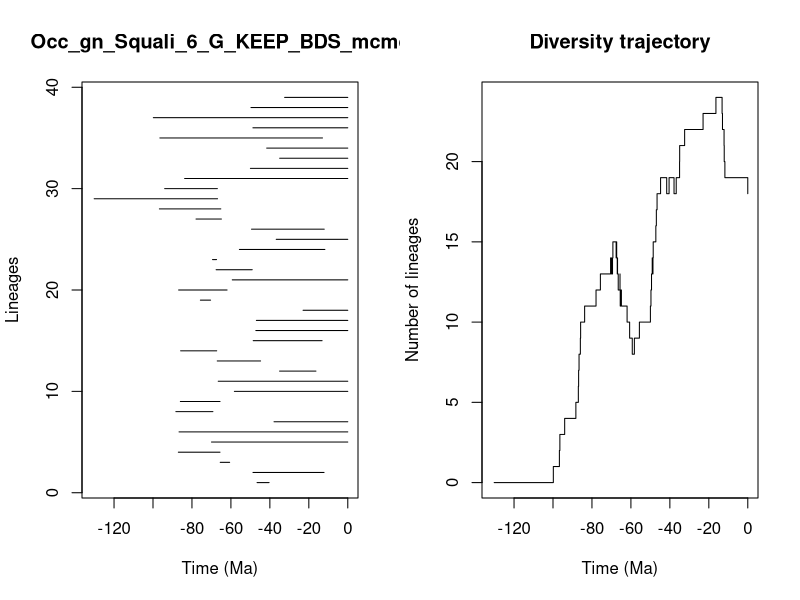

The R source for this figure:


pdf(file='../Results/Genus/5_MA_bins_EXT_EP_FT/pyrate_mcmc_logs/Occ_gn_Squali_6_G_KEEP_BDS_mcmc_LTT.pdf',width=0.6*20, height=0.6*10)
title = "Occ_gn_Squali_6_G_KEEP_BDS_mcmc"
ts=c(46.57188574943217, 48.6754819145582,65.48115716678362,86.98919075564795,69.96427275715216,86.6247027792063,37.86003540067538,88.25617737838539,85.95321556317876,58.22115586425868,66.51051542033514,35.01252946479226,67.01642350084613,85.81510784984972,48.5515665792364,47.2018760887729,46.93893505474878,22.954409305735126,75.67065970530682,86.84335539535664,59.30149447176046,67.58770273930087,69.44134868240239,55.64755117826214,36.7361032801525,49.41756686698623,77.9047948437019,96.71704007208173,130.2006306610236,94.00630787577714,83.75848929261545,49.99116845784314,34.964221464594345,41.62804185178714,96.47089689652177,48.70549966300954,99.82916155174492,49.70709837692167,32.41894999434581)
te=c(40.40126236035402, 12.176042404481972,60.654960224744336,65.60312963692903,0.0,0.0,0.0,69.24991818884105,65.58833016808669,0.0,0.0,16.35323646158296,44.769588761964904,67.30130044351388,13.188758763484353,0.0,0.0,0.0,70.43480860186477,61.9601675518726,0.0,49.057450501521636,67.37357370818265,11.75187008267343,0.0,12.093080185296156,64.88298940715866,65.19301529315298,66.86172387562982,66.9494355992737,0.0,0.0,0.0,0.0,12.98741461653359,0.0,0.0,0.0,0.0)
div_traj=c(0, 1,2,3,4,5,6,7,8,9,10,11,12,13,14,13,14,15,14,15,14,13,14,13,12,13,12,11,12,11,10,9,8,9,10,11,12,13,14,13,14,15,16,17,18,19,18,19,18,19,20,21,22,23,24,23,22,21,20,19,18)
time_events=c(130.2006306610236, 99.82916155174492,96.71704007208173,96.47089689652177,94.00630787577714,88.25617737838539,86.98919075564795,86.84335539535664,86.6247027792063,85.95321556317876,85.81510784984972,83.75848929261545,77.9047948437019,75.67065970530682,70.43480860186477,69.96427275715216,69.44134868240239,69.24991818884105,67.58770273930087,67.37357370818265,67.30130044351388,67.01642350084613,66.9494355992737,66.86172387562982,66.51051542033514,65.60312963692903,65.58833016808669,65.48115716678362,65.19301529315298,64.88298940715866,61.9601675518726,60.654960224744336,59.30149447176046,58.22115586425868,55.64755117826214,49.99116845784314,49.70709837692167,49.41756686698623,49.057450501521636,48.70549966300954,48.6754819145582,48.5515665792364,47.2018760887729,46.93893505474878,46.57188574943217,44.769588761964904,41.62804185178714,40.40126236035402,37.86003540067538,36.7361032801525,35.01252946479226,34.964221464594345,32.41894999434581,22.954409305735126,16.35323646158296,13.188758763484353,12.98741461653359,12.176042404481972,12.093080185296156,11.75187008267343,0.0)
                par(mfrow=c(1,2))
                L = length(ts)
                plot(ts, 1:L , xlim=c(-max(ts)-1,0), pch=20, type="n", main=title,xlab="Time (Ma)",ylab="Lineages")
                for (i in 1:L){segments(x0=-te[i],y0=i,x1=-ts[i],y1=i)}    
                t = -time_events
                plot(div_traj ~ t,type="s", main = "Diversity trajectory",xlab="Time (Ma)",ylab="Number of lineages",xlim=c(-max(ts)-1,0))
                abline(v=c(65,200,251,367,445),lty=2,col="gray")
                
